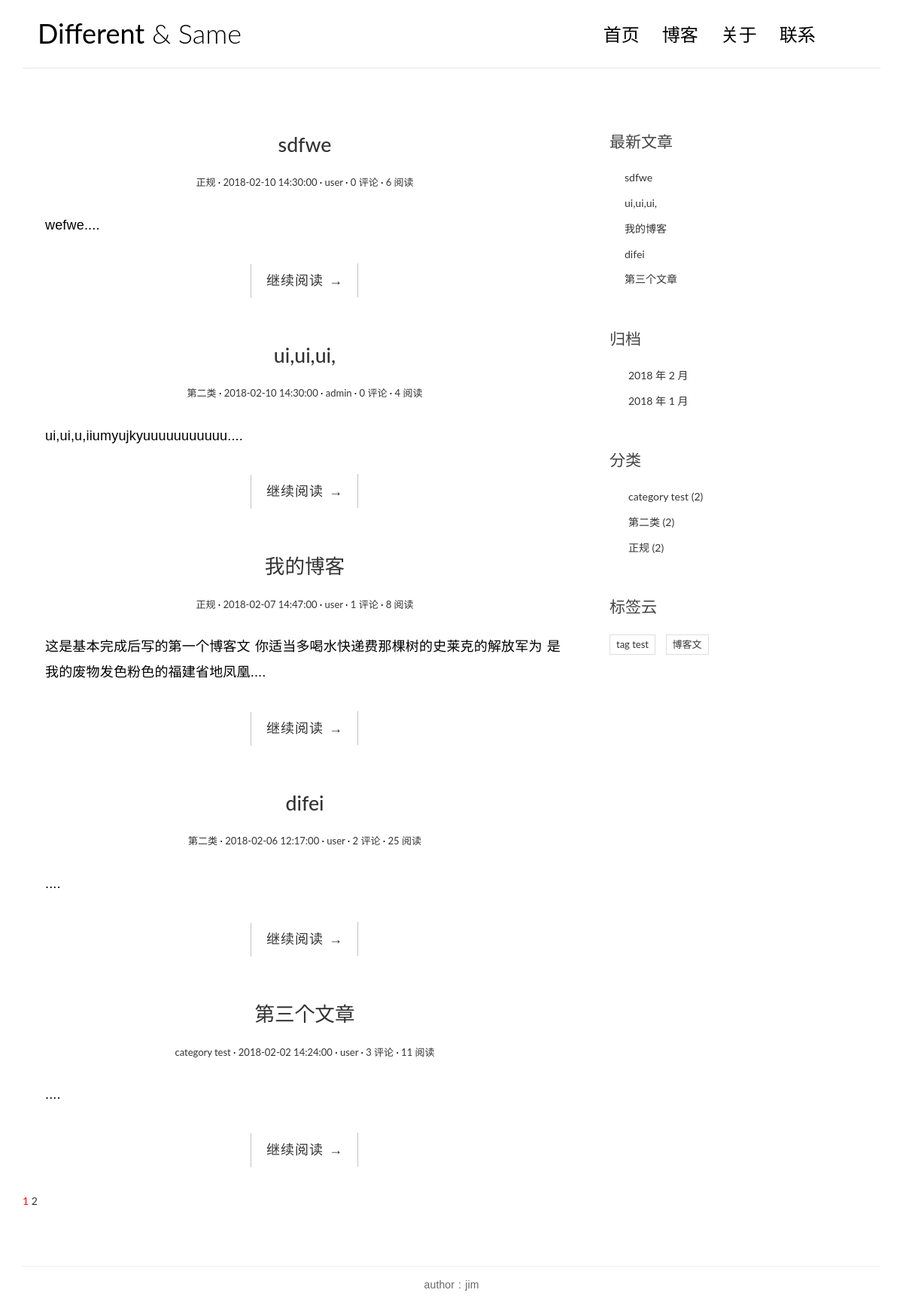
The page / on the database its author committed.
### blog/models.py (models this page shows, shortened)
@python_2_unicode_compatible
class Post(models.Model):
    title =  models.CharField(max_length=70)
    body = models.TextField()
    created_time = models.DateTimeField()
    modified_time = models.DateTimeField()
    excerpt = models.CharField(max_length=200, blank=True)
    category = models.ForeignKey(Category)
    tags = models.ManyToManyField(Tag, blank=True)
    author = models.ForeignKey(User)
    views = models.PositiveIntegerField(default=0)
    def get_absolute_url(self):
        return reverse('blog:detail', kwargs={'pk':self.pk})
    class Meta:
        ordering = ['-created_time']#在模型指定默认排序，

class Category(models.Model):
    name = models.CharField(max_length=100)

class Tag(models.Model):
    name =  models.CharField(max_length=100)

### blog/views.py (the view, shortened to what this page needs)
# urls.py: url(r'^$',views.IndexView.as_view(), name='index'),
class IndexView(ListView):
    model = Post
    template_name = 'blog/index.html'
    context_object_name = 'post_list'
    paginate_by = 5
    def get_context_data(self, **kwargs):
        context = super().get_context_data(**kwargs)
        paginator = context.get('paginator')
        page = context.get('page_obj')
        is_paginated = context.get('is_paginated')
        pagination_data = self.pagination_data(paginator, page, is_paginated)
        context.update(pagination_data)
        return context
    def pagination_data(self, paginator, page, is_paginated):
        if not is_paginated:
            return {}
        left = []
        right = []
        left_has_more = False
        right_has_more = False
        first = False
        last = False
        page_number = page.number
        total_pages = paginator.num_pages
        page_range = paginator.page_range
        if page_number == 1:
            right = page_range[page_number:page_number + 2]
            if right[-1] < total_pages - 1:
                right_has_more = True
            if right[-1] < total_pages:
                last = True
        elif page_number == total_pages:
            left = page_range[(page_number - 3) if (page_number - 3) > 0 else 0:page_number - 1]
            if left[0] > 2:
                left_has_more = True
            if left[0] > 1:
                first = True
        data = {
            'left': left,
            'right': right,
            'left_has_more': left_has_more,
            'right_has_more': right_has_more,
            'first': first,
            'last': last,
        }
        return data

### blog/templatetags/blog_tags.py (called while the page is built)
@register.simple_tag
def get_recent_posts(num=5):
    return Post.objects.all().order_by('-created_time')[:num]

@register.simple_tag
def archives():
    return Post.objects.dates('created_time','month',order='DESC')

@register.simple_tag
def get_categories():
    return Category.objects.annotate(num_posts=Count('post')).filter(num_posts__gt=0)

@register.simple_tag
def get_tags():
    return Tag.objects.annotate(num_posts=Count('post')).filter(num_posts__gt=0)

### templates/blog/index.html (shortened to what this page needs)
{% extends 'base.html' %}
{% load staticfiles %}
{% load blog_tags %}
        {% block main %}
            {% for post in post_list %}
                <article class="post post-1">
                    <header class="entry-header">
                        <h1 class="entry-title">
                <a href="{{ post.get_absolute_url }}">{{ post.title }}</a>
                        </h1>
                        <div class="entry-meta">
                            <span class="post-category"><a href="{% url 'blog:category' post.category.pk %}">{{ post.category.name }}</a></span>
                            <span class="post-date"><a href="{% url 'blog:archives' post.created_time.year post.created_time.month %}">{{ post.created_time|date:"Y-m-d H:i:s" }}</a></span>
                            <span class="post-author"><a>{{ post.author }}</a></span>
                            <span class="comments-link"><a>{{ post.comment_set.count }} 评论</a></span>
                            <span class="views-count"><a>{{ post.views }} 阅读</a></span>
                        </div>
                    </header>
                    <div class="entry-content clearfix">
                <p>{{ post.excerpt }}....</p>
                        <div class="read-more cl-effect-14">
                            <a href="{{ post.get_absolute_url }}" class="more-link">继续阅读 <span class="meta-nav">→</span></a>
                        </div>
                    </div>
                </article>
            {% empty %}
                <div class="no-post">暂时还没有发布的文章！</div>
            {% endfor %}
                {% if is_paginated %}
        <div class="pagination">
          <a href="?page={{ page_obj.number }}" style="color: red">{{ page_obj.number }}</a>
          {% if right %}
            {% for i in right %}
                <a href="?page={{ i }}">{{ i }}</a>
            {% endfor %}
          {% endif %}
        </div>
        {% endif %}
        {% endblock main %}

### templates/base.html (shortened to what this page needs)
{% load staticfiles %}
{% load blog_tags %}
<!DOCTYPE html>
<html>
<head>
    <link rel="stylesheet" href="http://code.ionicframework.com/ionicons/2.0.1/css/ionicons.min.css">
     <link rel="stylesheet" href="{% static 'css/bootstrap.min.css' %}">
     <link rel="stylesheet" href="{% static 'css/pace.css' %}">
     <link rel="stylesheet" href="{% static 'css/custom.css' %}">
     <link rel="stylesheet" href="{% static 'blog/css/highlights/github.css' %}">
</head>
<body>
<div class="container">
    <header id="site-header">
        <div class="row">
            <div class="col-md-4 col-sm-5 col-xs-8">
                <div class="logo">
                    <h1><a href="{% url 'blog:index' %}"><b>Different</b> &amp; Same</a></h1>
                </div>
            </div>
            <div class="col-md-8 col-sm-7 col-xs-4">
                <nav class="main-nav" role="navigation">
                    <div class="collapse navbar-collapse" id="bs-example-navbar-collapse-1">
                        <ul class="nav navbar-nav navbar-right">
                            <li class="cl-effect-11"><a href="{% url 'blog:index' %}" data-hover="首页">首页</a></li>
                            <li class="cl-effect-11"><a href="" data-hover="博客">博客</a></li>
                            <li class="cl-effect-11"><a href="" data-hover="关于">关于</a></li>
                            <li class="cl-effect-11"><a href="" data-hover="联系">联系</a></li>
                        </ul>
                    </div>
                </nav>
            </div>
        </div>
    </header>
</div>
<div class="content-body">
    <div class="container">
        <div class="row">
            <main class="col-md-8">
                {% block main %}
                {% endblock main %}
            </main>
            <aside class="col-md-4">
                {% block toc %}
                <div class="widget widget-recent-posts">
                    <h3 class="widget-title">最新文章</h3>
                    {% get_recent_posts as recent_post_list %}
                    <ul>
                        {% for post in recent_post_list %}
                        <li>
                            <a href="{{ post.get_absolute_url }}">{{ post.title }}</a>
                        </li>
                        {% empty %}
                        暂无文章！
                        {% endfor %}
                    </ul>
                </div>
                <div class="widget widget-archives">
                    <h3 class="widget-title">归档</h3>
                    {% archives as date_list %}
                    <ul>
                        {% for date in date_list %}
                        <li>
                            <a href="{% url 'blog:archives' date.year date.month %}">
                                {{ date.year }} 年 {{ date.month }} 月
                            </a>
                        </li>
                        {% empty %}
                        暂无归档！
                        {% endfor %}
                    </ul>
                </div>
                <div class="widget widget-category">
                    <h3 class="widget-title">分类</h3>
                    {% get_categories as category_list %}
                    <ul>
                        {% for category in category_list %}
                        <li>
                            <a href="{% url 'blog:category' category.pk %}">{{ category.name }}
                                <span class="post-count">({{ category.num_posts }})</span>
                             </a>
                        </li>
                        {% empty %}
                        暂无分类！
                        {% endfor %}
                    </ul>
                </div>
                <div class="widget widget-tag-cloud">
                    <h3 class="widget-title">标签云</h3>
                    {% get_tags as tag_list %}
                    <ul>
                        {% for tag in tag_list %}
                        <li>
                            <a href="#">{{ tag.name }}</a>
                        </li>
                        {% empty %}
                        暂无标签！
                        {% endfor %}
                    </ul>
                </div>
                {% endblock toc %}
            </aside>
        </div>
    </div>
</div>
<footer id="site-footer">
    <div class="container">
        <div class="row">
            <div class="col-md-12">
                <p class="copyright">author :  jim</p>
            </div>
        </div>
    </div>
</footer>
</body>
</html>

### blog/static/css/custom.css (style rules this page uses)
* { outline: none; }
h1, h2, h3, h4, h5, h6 { margin-top: 0; }
b { font-weight: 400; }
a { color: #333; }
body { color: #444; font-family: 'Lato', sans-serif; }
p { font-family: 'Ubuntu', sans-serif; font-weight: 400; word-spacing: 1px; letter-spacing: 0.01em; }
#site-header { background-color: #FFF; padding: 25px 20px; margin-bottom: 40px; border-bottom: 1px solid #e7e7e7; }
.logo h1 a { color: #000; }
.logo h1 { margin: 0; font-family: 'Lato', sans-serif; font-weight: 300; }
.main-nav { margin-top: 11px; max-width: 95%; }
.main-nav a { color: #000000 !important; padding: 0 0 5px 0 !important; margin-right: 30px; font-family: 'Lato', sans-serif; font-weight: 300; font-size: 24px; }
.cl-effect-11 a { padding: 10px 0; color: #0972b4; text-shadow: none; }
.cl-effect-11 a::before { position: absolute; top: 0; left: 0; overflow: hidden; padding: 0 0 5px 0 !important; max-width: 0; border-bottom: 1px solid #000; color: #000; content: attr(data-hover); white-space: nowrap; -webkit-transition: max-width 0.5s; -moz-transition: max-width 0.5s; transition: max-width 0.5s; }
.content-body { padding-bottom: 4em; }
.post { background: #fff; padding: 30px 30px 0; }
.entry-title { text-align: center; font-size: 1.9em; margin-bottom: 20px; line-height: 1.6; padding: 10px 20px 0; }
.entry-meta { text-align: center; color: #DDDDDD; font-size: 13px; margin-bottom: 30px; }
.entry-content { font-size: 18px; line-height: 1.9; font-weight: 300; color: #000; }
.post-category::after, .post-date::after, .post-author::after, .comments-link::after { content: ' ·'; color: #000; }
.read-more { font-family: 'Ubuntu', sans-serif; font-weight: 400; word-spacing: 1px; letter-spacing: 0.01em; text-align: center; margin-top: 20px; }
.cl-effect-14 a { padding: 0 20px; height: 45px; line-height: 45px; position: relative; display: inline-block; margin: 15px 25px; letter-spacing: 1px; font-weight: 400; text-shadow: 0 0 1px rgba(255, 255, 255, 0.3); }
.cl-effect-14 a::before, .cl-effect-14 a::after { position: absolute; width: 45px; height: 1px; background: #C3C3C3; content: ''; -webkit-transition: all 0.3s; -moz-transition: all 0.3s; transition: all 0.3s; pointer-events: none; }
.cl-effect-14 a::before { top: 0; left: 0; -webkit-transform: rotate(90deg); -moz-transform: rotate(90deg); transform: rotate(90deg); -webkit-transform-origin: 0 0; -moz-transform-origin: 0 0; transform-origin: 0 0; }
.cl-effect-14 a::after { right: 0; bottom: 0; -webkit-transform: rotate(90deg); -moz-transform: rotate(90deg); transform: rotate(90deg); -webkit-transform-origin: 100% 0; -moz-transform-origin: 100% 0; transform-origin: 100% 0; }
.widget { background: #fff; padding: 30px 0 0; }
.widget-title { font-size: 1.5em; margin-bottom: 20px; line-height: 1.6; padding: 10px 0 0; font-weight: 400; }
.widget-recent-posts ul { padding: 0; margin: 0; padding-left: 20px; }
.widget-recent-posts ul li { list-style-type: none; position: relative; line-height: 170%; margin-bottom: 10px; }
.widget-recent-posts ul li::before { content: '\f3d3'; font-family: "Ionicons"; position: absolute; left: -17px; top: 3px; font-size: 16px; color: #000; }
.widget-archives ul { padding: 0; margin: 0; padding-left: 25px; }
.widget-archives ul li { list-style-type: none; position: relative; line-height: 170%; margin-bottom: 10px; }
.widget-archives ul li::before { content: '\f3f3'; font-family: "Ionicons"; position: absolute; left: -25px; top: 1px; font-size: 16px; color: #000; }
.widget-category ul { padding: 0; margin: 0; padding-left: 25px; }
.widget-category ul li { list-style-type: none; position: relative; line-height: 170%; margin-bottom: 10px; }
.widget-category ul li::before { content: '\f3fe'; font-family: "Ionicons"; position: absolute; left: -25px; top: 1px; font-size: 18px; color: #000; }
.widget-tag-cloud ul { padding: 0; margin: 0; margin-right: -10px; }
.widget-tag-cloud ul li { list-style-type: none; font-size: 13px; display: inline-block; margin-right: 10px; margin-bottom: 10px; padding: 3px 8px; border: 1px solid #ddd; }
#site-footer { padding-top: 10px; padding: 0 0 1.5em 0; }
.copyright { text-align: center; padding-top: 1em; margin: 0; border-top: 1px solid #eee; color: #666; }

### rows shown on the page
Post: title "sdfwe", category.name "正规", created_time "2018-02-10 14:30:00", author "user", comment_set.count "0", views "6", excerpt "wefwe"
Post: title "ui,ui,ui,", category.name "第二类", created_time "2018-02-10 14:30:00", author "admin", comment_set.count "0", views "4", excerpt "ui,ui,u,iiumyujkyuuuuuuuuuuu"
Post: title "我的博客", category.name "正规", created_time "2018-02-07 14:47:00", author "user", comment_set.count "1", views "8", excerpt "这是基本完成后写的第一个博客文 你适当多喝水快递费那棵树的史莱克的解放军为 是我的废物发色粉色的福建省地凤凰"
Post: title "difei", category.name "第二类", created_time "2018-02-06 12:17:00", author "user", comment_set.count "2", views "25"
Post: title "第三个文章", category.name "category test", created_time "2018-02-02 14:24:00", author "user", comment_set.count "3", views "11"
Category: name "category test", num_posts "2"
Category: name "第二类", num_posts "2"
Category: name "正规", num_posts "2"
Tag: name "tag test"
Tag: name "博客文"

### other values the page prints
{{ page_obj.number }} "1"
{{ i }} "2"
{{ date.year }} "2018" "2018"
{{ date.month }} "2" "1"
